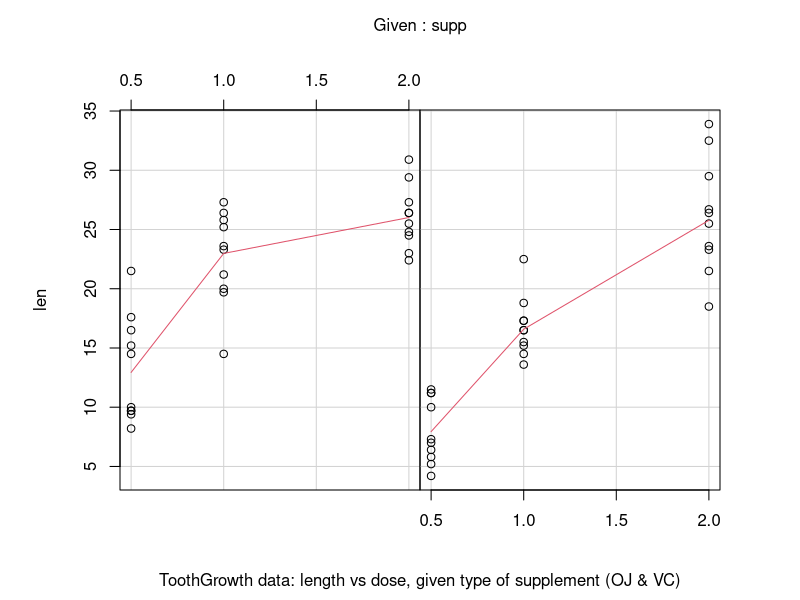
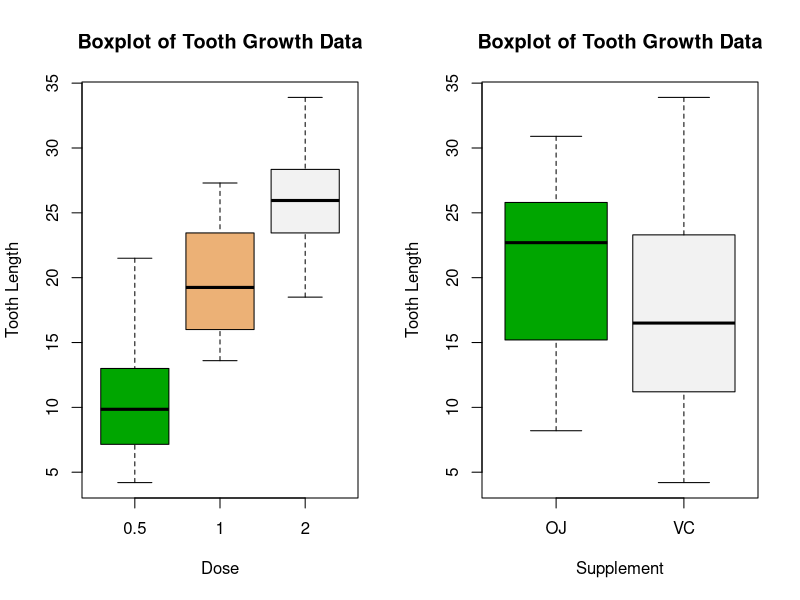

Source code (R) for these figures, in order:
## ---- chunk 1

data(ToothGrowth)   # loading data
str(ToothGrowth)

## ---- chunk 2
summary(ToothGrowth)
aggregate(data = ToothGrowth, len ~ supp * dose , mean)
table(ToothGrowth$dose, ToothGrowth$supp)

## ---- chunk 3

suppOJ <- ToothGrowth[which(ToothGrowth$supp=="OJ"), ]
suppVC <- ToothGrowth[which(ToothGrowth$supp=="VC"), ]  

## ---- chunk 4
t.test(suppVC$len, suppOJ$len, paired = F)
## ---- chunk 5

dose05_suppOJ <- suppOJ[(suppOJ$dose==0.5), ]
dose05_suppVC <- suppVC[(suppVC$dose==0.5), ]

t.test(dose05_suppVC$len, dose05_suppOJ$len, paired = F)    

dose1_suppOJ <- suppOJ[(suppOJ$dose==1), ]
dose1_suppVC <- suppVC[(suppVC$dose==1), ]

t.test(dose1_suppVC$len, dose1_suppOJ$len, paired = F)   

dose2_suppOJ <- suppOJ[(suppOJ$dose==2), ]
dose2_suppVC <- suppVC[(suppVC$dose==2), ]

t.test(dose2_suppVC$len, dose2_suppOJ$len, paired = F)   

## ---- chunk 6

require(graphics)
coplot(len ~ dose | supp, data = ToothGrowth, panel = panel.smooth, show.given=FALSE,
        xlab = "ToothGrowth data: length vs dose, given type of supplement (OJ & VC)")

## ---- chunk 7

par(mfrow=c(1,2))

boxplot(len ~ dose, data=ToothGrowth, col=terrain.colors(3),
        ylab="Tooth Length", xlab="Dose", main="Boxplot of Tooth Growth Data")

boxplot(len ~ supp, data=ToothGrowth, col=terrain.colors(2),
        ylab="Tooth Length", xlab="Supplement", main="Boxplot of Tooth Growth Data")               

## ---- chunk 8
difLength <- suppVC$len - suppOJ$len
mean(difLength)
mean(difLength)+c(-1,1)*qnorm(.975)*sd(difLength)/sqrt(length(difLength))  
